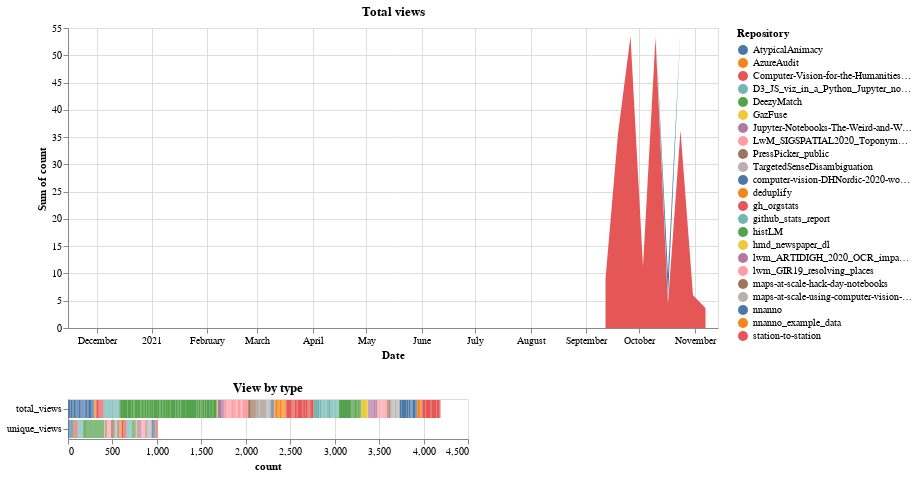

This figure's notebook cell:
### Markdown cell above
## Views over time

The top chart shows us the total views over time by repository, the bottom histogram breaks this down by view type

### Code cell
chart & bar

### Figure 1 — Vega-Lite specification as saved in the notebook (floating-point values rounded to 4 significant figures; data arrays with more than 128 entries replaced by an {"elided": "..."} marker saying what was removed)
{"config": {"view": {"continuousWidth": 400, "continuousHeight": 300}}, "vconcat": [{"mark": "area", "encoding": {"color": {"type": "nominal", "field": "variable_0", "title": "Repository"}, "tooltip": {"type": "quantitative", "aggregate": "sum", "field": "count"}, "x": {"type": "temporal", "axis": {"tickCount": 24, "title": "Date"}, "field": "index"}, "y": {"type": "quantitative", "aggregate": "sum", "field": "count"}}, "selection": {"selector001": {"type": "interval"}}, "title": "Total views", "transform": [{"filter": {"equal": "total_views", "field": "variable_1"}}], "width": 650}, {"mark": "bar", "encoding": {"color": {"type": "nominal", "field": "variable_0", "title": "Repository"}, "x": {"type": "quantitative", "field": "count"}, "y": {"type": "nominal", "field": "variable_1", "title": null}}, "title": "View by type", "transform": [{"filter": {"selection": "selector001"}}]}], "data": {"name": "data-e78baf312c89608c21fb24c12dadc49c"}, "$schema": "https://vega.github.io/schema/vega-lite/v4.8.1.json", "datasets": {"data-e78baf312c89608c21fb24c12dadc49c": {"elided": "2438 records"}}}
